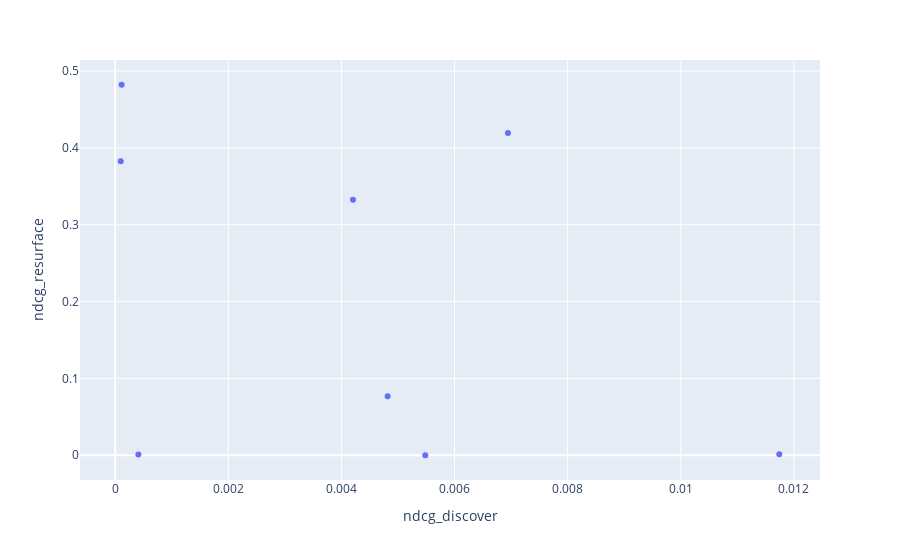

The notebook cell saved with this chart:
### Code cell
fig = px.scatter(data_frame=results_df,
                 x='ndcg_discover',
                 y='ndcg_resurface',
                hover_name='index')
#                  hover_name='title',)
fig.show()

### Figure 1 — Plotly figure (JSON) as saved in the notebook; plotly's stock layout.template omitted (floating-point values rounded to 4 significant figures)
{"data": [{"hovertemplate": "<b>%{hovertext}</b><br><br>ndcg_discover=%{x}<br>ndcg_resurface=%{y}<extra></extra>", "hovertext": ["Popularity", "Recent", "Frequent", "Implicit", "Implicit_filtered", "bm25", "bm25_filtered", "interleaved"], "legendgroup": "", "marker": {"color": "#636efa", "symbol": "circle"}, "mode": "markers", "name": "", "orientation": "v", "showlegend": false, "type": "scatter", "x": [0.0004104, 0.0001149, 9.906e-05, 0.004817, 0.005482, 0.004205, 0.01174, 0.006944], "xaxis": "x", "y": [0.000833, 0.4822, 0.3827, 0.0769, 0, 0.3324, 0.001225, 0.4194], "yaxis": "y"}], "layout": {"legend": {"tracegroupgap": 0}, "margin": {"t": 60}, "xaxis": {"anchor": "y", "domain": [0, 1], "title": {"text": "ndcg_discover"}}, "yaxis": {"anchor": "x", "domain": [0, 1], "title": {"text": "ndcg_resurface"}}}}
